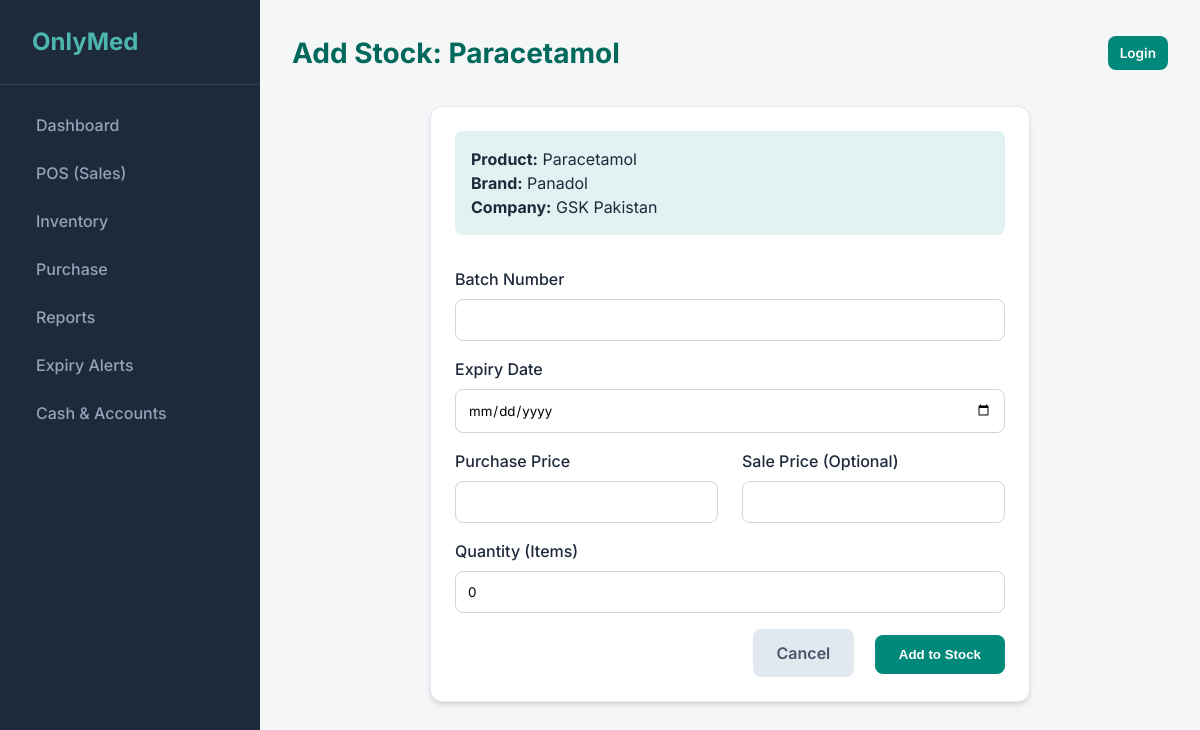
The app's page /inventory/products/1/add-stock/, older data.
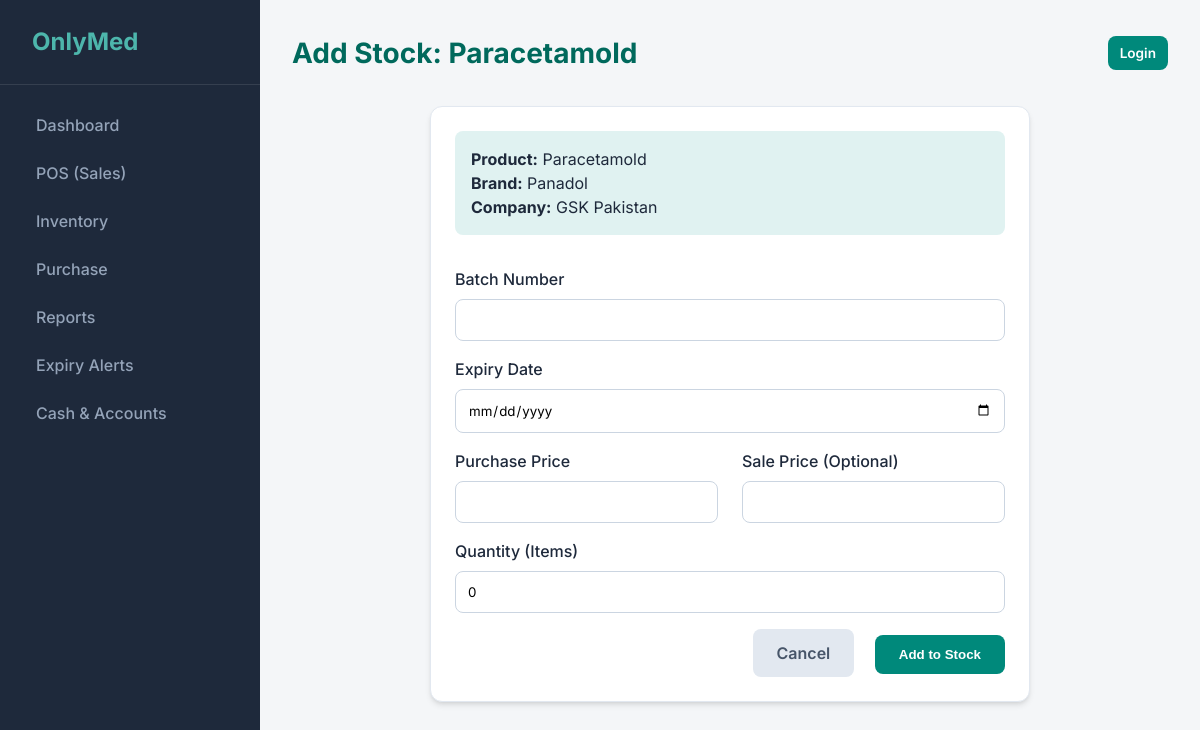
The same page, newer data.
### inventory/models.py (models this page shows, shortened)
class Product(models.Model):
    brand = models.ForeignKey(Brand, on_delete=models.CASCADE, related_name='products')
    name = models.CharField(max_length=200, help_text="Generic Name")
    category = models.ForeignKey(Category, on_delete=models.CASCADE, related_name='products')
    company = models.CharField(max_length=100, blank=True, help_text="Company Name")
    description = models.TextField(blank=True)
    tax_percentage = models.DecimalField(max_digits=5, decimal_places=2, default=0.0, help_text="Tax percentage (0 to 100)")
    created_at = models.DateTimeField(auto_now_add=True)
    updated_at = models.DateTimeField(auto_now=True)

class Brand(models.Model):
    name = models.CharField(max_length=100)

### inventory/views.py (the view)
# urls.py: path('products/<int:pk>/add-stock/', views.add_stock, name='add_stock'),
def add_stock(request, pk):
    product = get_object_or_404(Product, pk=pk)
    if request.method == 'POST':
        form = BatchForm(request.POST)
        if form.is_valid():
            batch = form.save(commit=False)
            batch.product = product
            batch.save()
            messages.success(request, f'Stock added to {product.name} successfully.')
            return redirect('product_list')
    else:
        form = BatchForm()
    return render(request, 'inventory/batch_form.html', {'form': form, 'product': product})

### inventory/forms.py
class BatchForm(forms.ModelForm):
    class Meta:
        model = Batch
        fields = ['batch_number', 'expiry_date', 'purchase_price', 'sale_price', 'quantity']
        widgets = {
            'batch_number': forms.TextInput(attrs={'class': 'form-control'}),
            'expiry_date': forms.DateInput(attrs={'class': 'form-control', 'type': 'date'}),
            'purchase_price': forms.NumberInput(attrs={'class': 'form-control', 'step': '0.01'}),
            'sale_price': forms.NumberInput(attrs={'class': 'form-control', 'step': '0.01'}),
            'quantity': forms.NumberInput(attrs={'class': 'form-control'}),
        }

### templates/inventory/batch_form.html (shortened to what this page needs)
{% extends 'base.html' %}
{% block page_title %}Add Stock: {{ product.name }}{% endblock %}
{% block content %}
<div class="card" style="max-width: 600px; margin: 0 auto;">
    <div style="margin-bottom: 2rem; background: #e0f2f1; padding: 1rem; border-radius: 8px;">
        <strong>Product:</strong> {{ product.name }}<br>
        <strong>Brand:</strong> {{ product.brand.name }}<br>
        <strong>Company:</strong> {{ product.company }}
    </div>
    <form method="post">
        <div class="form-group">
            <label for="{{ form.batch_number.id_for_label }}">Batch Number</label>
            {{ form.batch_number }}
        </div>
        <div class="form-group">
            <label for="{{ form.expiry_date.id_for_label }}">Expiry Date</label>
            {{ form.expiry_date }}
        </div>
        <div class="grid-2">
            <div class="form-group">
                <label for="{{ form.purchase_price.id_for_label }}">Purchase Price</label>
                {{ form.purchase_price }}
            </div>
            <div class="form-group">
                <label for="{{ form.sale_price.id_for_label }}">Sale Price (Optional)</label>
                {{ form.sale_price }}
            </div>
        </div>
        <div class="form-group">
            <label for="{{ form.quantity.id_for_label }}">Quantity (Items)</label>
            {{ form.quantity }}
        </div>
        <div class="mt-4 text-right">
            <a href="{% url 'product_list' %}" class="btn"
                style="background: #e2e8f0; color: #475569; margin-right: 1rem;">Cancel</a>
            <button type="submit" class="btn btn-primary">Add to Stock</button>
        </div>
    </form>
</div>
{% endblock %}

Row changes from the older to the newer data that the page shows:
changed Product "GSK Pakistan": name "Paracetamol" → "Paracetamold"
